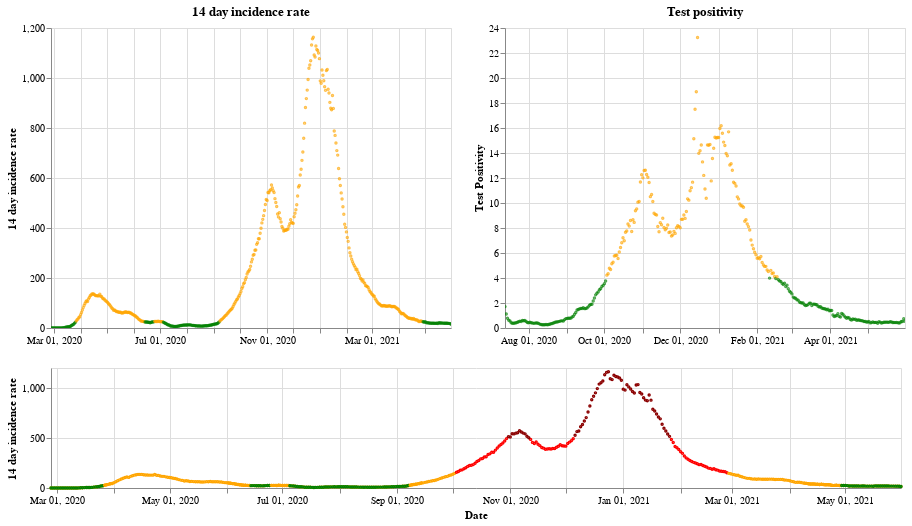

Notebook cell for this chart:
### Markdown cell above
## Wales

### Code cell
plot_traffic_light('Wales')

### Figure 1 — Vega-Lite specification as saved in the notebook (floating-point values rounded to 4 significant figures; data arrays with more than 128 entries replaced by an {"elided": "..."} marker saying what was removed)
{"config": {"view": {"continuousWidth": 400, "continuousHeight": 300}}, "vconcat": [{"hconcat": [{"mark": {"type": "point", "size": 2}, "encoding": {"color": {"condition": {"value": "green", "test": "(datum.twoWeeklyCasesRate <= 25)"}, "value": "orange"}, "tooltip": [{"type": "nominal", "field": "areaName"}, {"type": "temporal", "field": "date"}, {"type": "quantitative", "field": "twoWeeklyCasesRate"}, {"type": "quantitative", "field": "testPositivity"}], "x": {"type": "temporal", "axis": {"title": ""}, "field": "date", "scale": {"domain": {"selection": "DateBrush"}}, "timeUnit": "yearmonthdate"}, "y": {"type": "quantitative", "axis": {"title": "14 day incidence rate"}, "field": "twoWeeklyCasesRate"}}, "title": "14 day incidence rate", "width": 400}, {"mark": {"type": "point", "size": 2}, "encoding": {"color": {"condition": {"value": "green", "test": "(datum.testPositivity <= 4)"}, "value": "orange"}, "tooltip": [{"type": "nominal", "field": "areaName"}, {"type": "temporal", "field": "date"}, {"type": "quantitative", "field": "twoWeeklyCasesRate"}, {"type": "quantitative", "field": "testPositivity"}], "x": {"type": "temporal", "axis": {"title": ""}, "field": "date", "scale": {"domain": {"selection": "DateBrush"}}, "timeUnit": "yearmonthdate"}, "y": {"type": "quantitative", "axis": {"title": "Test Positivity"}, "field": "testPositivity"}}, "title": "Test positivity", "width": 400}]}, {"layer": [{"mark": {"type": "point", "size": 2}, "encoding": {"color": {"condition": {"value": "orange", "test": "((50 && datum.twoWeeklyCasesRate) < 150)"}, "value": "red"}, "opacity": {"condition": {"value": 1, "test": "((50 && datum.twoWeeklyCasesRate) < 500)"}, "value": 0}, "tooltip": [{"type": "nominal", "field": "areaName"}, {"type": "temporal", "field": "date"}, {"type": "quantitative", "field": "twoWeeklyCasesRate"}, {"type": "quantitative", "field": "testPositivity"}], "x": {"type": "temporal", "axis": {"title": "Date"}, "field": "date", "timeUnit": "yearmonthdate"}, "y": {"type": "quantitative", "axis": {"title": "14 day incidence rate"}, "field": "twoWeeklyCasesRate"}}, "selection": {"DateBrush": {"type": "interval", "encodings": ["x"], "fields": ["Time"]}}, "width": 850}, {"mark": {"type": "point", "size": 2}, "encoding": {"color": {"value": "darkred"}, "opacity": {"condition": {"value": 1, "test": "(datum.twoWeeklyCasesRate >= 500)"}, "value": 0}, "tooltip": [{"type": "nominal", "field": "areaName"}, {"type": "temporal", "field": "date"}, {"type": "quantitative", "field": "twoWeeklyCasesRate"}, {"type": "quantitative", "field": "testPositivity"}], "x": {"type": "temporal", "axis": {"title": "Date"}, "field": "date", "timeUnit": "yearmonthdate"}, "y": {"type": "quantitative", "axis": {"title": "14 day incidence rate"}, "field": "twoWeeklyCasesRate"}}, "width": 400}, {"mark": {"type": "point", "size": 2}, "encoding": {"color": {"condition": {"value": "green", "test": "((4 && datum.twoWeeklyCasesRate) < 25)"}, "value": "orange"}, "opacity": {"condition": {"value": 1, "test": "(datum.twoWeeklyCasesRate < 50)"}, "value": 0}, "tooltip": [{"type": "nominal", "field": "areaName"}, {"type": "temporal", "field": "date"}, {"type": "quantitative", "field": "twoWeeklyCasesRate"}, {"type": "quantitative", "field": "testPositivity"}], "x": {"type": "temporal", "axis": {"title": "Date"}, "field": "date", "timeUnit": "yearmonthdate"}, "y": {"type": "quantitative", "axis": {"title": "14 day incidence rate"}, "field": "twoWeeklyCasesRate"}}, "width": 400}], "height": 120, "width": 800}], "data": {"name": "data-fac6076f6445e8cfba8812be1bbb67fc"}, "$schema": "https://vega.github.io/schema/vega-lite/v4.8.1.json", "datasets": {"data-fac6076f6445e8cfba8812be1bbb67fc": {"elided": "460 records"}}}
